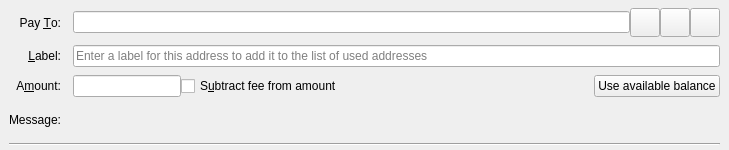
<?xml version="1.0" encoding="UTF-8"?>
<ui version="4.0">
 <class>SendCoinsEntry</class>
 <widget class="QStackedWidget" name="SendCoinsEntry">
  <property name="geometry">
   <rect>
    <x>0</x>
    <y>0</y>
    <width>729</width>
    <height>150</height>
   </rect>
  </property>
  <property name="focusPolicy">
   <enum>Qt::TabFocus</enum>
  </property>
  <property name="autoFillBackground">
   <bool>false</bool>
  </property>
  <widget class="QFrame" name="SendCoins">
   <property name="frameShape">
    <enum>QFrame::NoFrame</enum>
   </property>
   <layout class="QGridLayout" name="gridLayout">
    <property name="topMargin">
     <number>8</number>
    </property>
    <property name="bottomMargin">
     <number>4</number>
    </property>
    <property name="horizontalSpacing">
     <number>12</number>
    </property>
    <property name="verticalSpacing">
     <number>8</number>
    </property>
    <item row="0" column="0">
     <widget class="QLabel" name="payToLabel">
      <property name="text">
       <string>Pay &amp;To:</string>
      </property>
      <property name="alignment">
       <set>Qt::AlignRight|Qt::AlignTrailing|Qt::AlignVCenter</set>
      </property>
      <property name="buddy">
       <cstring>payTo</cstring>
      </property>
     </widget>
    </item>
    <item row="0" column="1">
     <layout class="QHBoxLayout" name="payToLayout">
      <property name="spacing">
       <number>0</number>
      </property>
      <item>
       <widget class="QValidatedLineEdit" name="payTo">
        <property name="toolTip">
         <string>The Mundoteam address to send the payment to</string>
        </property>
       </widget>
      </item>
      <item>
       <widget class="QToolButton" name="addressBookButton">
        <property name="toolTip">
         <string>Choose previously used address</string>
        </property>
        <property name="text">
         <string/>
        </property>
        <property name="icon">
         <iconset resource="../bitcoin.qrc">
          <normaloff>:/icons/address-book</normaloff>:/icons/address-book</iconset>
        </property>
        <property name="iconSize">
         <size>
          <width>22</width>
          <height>22</height>
         </size>
        </property>
        <property name="shortcut">
         <string>Alt+A</string>
        </property>
       </widget>
      </item>
      <item>
       <widget class="QToolButton" name="pasteButton">
        <property name="toolTip">
         <string>Paste address from clipboard</string>
        </property>
        <property name="text">
         <string/>
        </property>
        <property name="icon">
         <iconset resource="../bitcoin.qrc">
          <normaloff>:/icons/editpaste</normaloff>:/icons/editpaste</iconset>
        </property>
        <property name="iconSize">
         <size>
          <width>22</width>
          <height>22</height>
         </size>
        </property>
        <property name="shortcut">
         <string>Alt+P</string>
        </property>
       </widget>
      </item>
      <item>
       <widget class="QToolButton" name="deleteButton">
        <property name="toolTip">
         <string>Remove this entry</string>
        </property>
        <property name="text">
         <string/>
        </property>
        <property name="icon">
         <iconset resource="../bitcoin.qrc">
          <normaloff>:/icons/remove</normaloff>:/icons/remove</iconset>
        </property>
        <property name="iconSize">
         <size>
          <width>22</width>
          <height>22</height>
         </size>
        </property>
       </widget>
      </item>
     </layout>
    </item>
    <item row="1" column="0">
     <widget class="QLabel" name="labellLabel">
      <property name="text">
       <string>&amp;Label:</string>
      </property>
      <property name="alignment">
       <set>Qt::AlignRight|Qt::AlignTrailing|Qt::AlignVCenter</set>
      </property>
      <property name="buddy">
       <cstring>addAsLabel</cstring>
      </property>
     </widget>
    </item>
    <item row="1" column="1">
     <widget class="QLineEdit" name="addAsLabel">
      <property name="toolTip">
       <string>Enter a label for this address to add it to the list of used addresses</string>
      </property>
      <property name="placeholderText">
       <string>Enter a label for this address to add it to the list of used addresses</string>
      </property>
     </widget>
    </item>
    <item row="2" column="0">
     <widget class="QLabel" name="amountLabel">
      <property name="text">
       <string>A&amp;mount:</string>
      </property>
      <property name="alignment">
       <set>Qt::AlignRight|Qt::AlignTrailing|Qt::AlignVCenter</set>
      </property>
      <property name="buddy">
       <cstring>payAmount</cstring>
      </property>
     </widget>
    </item>
    <item row="2" column="1">
     <layout class="QHBoxLayout" name="horizontalLayoutAmount" stretch="0,1,0">
      <item>
       <widget class="BitcoinAmountField" name="payAmount">
         <property name="toolTip">
          <string>The amount to send in the selected unit</string>
         </property>
       </widget>
      </item>
      <item>
       <widget class="QCheckBox" name="checkboxSubtractFeeFromAmount">
        <property name="toolTip">
         <string>The fee will be deducted from the amount being sent. The recipient will receive less mundoteams than you enter in the amount field. If multiple recipients are selected, the fee is split equally.</string>
        </property>
        <property name="text">
         <string>S&amp;ubtract fee from amount</string>
        </property>
       </widget>
      </item>
      <item>
       <widget class="QPushButton" name="useAvailableBalanceButton">
        <property name="text">
         <string>Use available balance</string>
        </property>
       </widget>
      </item>
     </layout>
    </item>
    <item row="3" column="0">
     <widget class="QLabel" name="messageLabel">
      <property name="text">
       <string>Message:</string>
      </property>
      <property name="alignment">
       <set>Qt::AlignRight|Qt::AlignTrailing|Qt::AlignVCenter</set>
      </property>
     </widget>
    </item>
    <item row="3" column="1">
     <widget class="QLabel" name="messageTextLabel">
      <property name="toolTip">
       <string>A message that was attached to the mundoteam: URI which will be stored with the transaction for your reference. Note: This message will not be sent over the Mundoteam network.</string>
      </property>
      <property name="textFormat">
       <enum>Qt::PlainText</enum>
      </property>
     </widget>
    </item>
    <item row="4" column="0" colspan="2">
     <widget class="Line" name="line">
      <property name="orientation">
       <enum>Qt::Horizontal</enum>
      </property>
     </widget>
    </item>
   </layout>
  </widget>
  <widget class="QFrame" name="SendCoins_UnauthenticatedPaymentRequest">
   <property name="palette">
    <palette>
     <active>
      <colorrole role="WindowText">
       <brush brushstyle="SolidPattern">
        <color alpha="255">
         <red>0</red>
         <green>0</green>
         <blue>0</blue>
        </color>
       </brush>
      </colorrole>
      <colorrole role="Button">
       <brush brushstyle="SolidPattern">
        <color alpha="255">
         <red>255</red>
         <green>255</green>
         <blue>127</blue>
        </color>
       </brush>
      </colorrole>
      <colorrole role="Light">
       <brush brushstyle="SolidPattern">
        <color alpha="255">
         <red>255</red>
         <green>255</green>
         <blue>255</blue>
        </color>
       </brush>
      </colorrole>
      <colorrole role="Midlight">
       <brush brushstyle="SolidPattern">
        <color alpha="255">
         <red>255</red>
         <green>255</green>
         <blue>191</blue>
        </color>
       </brush>
      </colorrole>
      <colorrole role="Dark">
       <brush brushstyle="SolidPattern">
        <color alpha="255">
         <red>127</red>
         <green>127</green>
         <blue>63</blue>
        </color>
       </brush>
      </colorrole>
      <colorrole role="Mid">
       <brush brushstyle="SolidPattern">
        <color alpha="255">
         <red>170</red>
         <green>170</green>
         <blue>84</blue>
        </color>
       </brush>
      </colorrole>
      <colorrole role="Text">
       <brush brushstyle="SolidPattern">
        <color alpha="255">
         <red>0</red>
         <green>0</green>
         <blue>0</blue>
        </color>
       </brush>
      </colorrole>
      <colorrole role="BrightText">
       <brush brushstyle="SolidPattern">
        <color alpha="255">
         <red>255</red>
         <green>255</green>
         <blue>255</blue>
        </color>
       </brush>
      </colorrole>
      <colorrole role="ButtonText">
       <brush brushstyle="SolidPattern">
        <color alpha="255">
         <red>0</red>
         <green>0</green>
         <blue>0</blue>
        </color>
       </brush>
      </colorrole>
      <colorrole role="Base">
       <brush brushstyle="SolidPattern">
        <color alpha="255">
         <red>255</red>
         <green>255</green>
         <blue>255</blue>
        </color>
       </brush>
      </colorrole>
      <colorrole role="Window">
       <brush brushstyle="SolidPattern">
        <color alpha="255">
         <red>255</red>
         <green>255</green>
         <blue>127</blue>
        </color>
       </brush>
      </colorrole>
      <colorrole role="Shadow">
       <brush brushstyle="SolidPattern">
        <color alpha="255">
         <red>0</red>
         <green>0</green>
         <blue>0</blue>
        </color>
       </brush>
      </colorrole>
      <colorrole role="AlternateBase">
       <brush brushstyle="SolidPattern">
        <color alpha="255">
         <red>255</red>
         <green>255</green>
         <blue>191</blue>
        </color>
       </brush>
      </colorrole>
      <colorrole role="ToolTipBase">
       <brush brushstyle="SolidPattern">
        <color alpha="255">
         <red>255</red>
         <green>255</green>
         <blue>220</blue>
        </color>
       </brush>
      </colorrole>
      <colorrole role="ToolTipText">
       <brush brushstyle="SolidPattern">
        <color alpha="255">
         <red>0</red>
         <green>0</green>
         <blue>0</blue>
        </color>
       </brush>
      </colorrole>
     </active>
     <inactive>
      <colorrole role="WindowText">
       <brush brushstyle="SolidPattern">
        <color alpha="255">
         <red>0</red>
         <green>0</green>
         <blue>0</blue>
        </color>
       </brush>
      </colorrole>
      <colorrole role="Button">
       <brush brushstyle="SolidPattern">
        <color alpha="255">
         <red>255</red>
         <green>255</green>
         <blue>127</blue>
        </color>
       </brush>
      </colorrole>
      <colorrole role="Light">
       <brush brushstyle="SolidPattern">
        <color alpha="255">
         <red>255</red>
         <green>255</green>
         <blue>255</blue>
        </color>
       </brush>
      </colorrole>
      <colorrole role="Midlight">
       <brush brushstyle="SolidPattern">
        <color alpha="255">
         <red>255</red>
         <green>255</green>
         <blue>191</blue>
        </color>
       </brush>
      </colorrole>
      <colorrole role="Dark">
       <brush brushstyle="SolidPattern">
        <color alpha="255">
         <red>127</red>
         <green>127</green>
         <blue>63</blue>
        </color>
       </brush>
      </colorrole>
      <colorrole role="Mid">
       <brush brushstyle="SolidPattern">
        <color alpha="255">
         <red>170</red>
         <green>170</green>
         <blue>84</blue>
        </color>
       </brush>
      </colorrole>
      <colorrole role="Text">
       <brush brushstyle="SolidPattern">
        <color alpha="255">
         <red>0</red>
         <green>0</green>
         <blue>0</blue>
        </color>
       </brush>
      </colorrole>
      <colorrole role="BrightText">
       <brush brushstyle="SolidPattern">
        <color alpha="255">
         <red>255</red>
         <green>255</green>
         <blue>255</blue>
        </color>
       </brush>
      </colorrole>
      <colorrole role="ButtonText">
       <brush brushstyle="SolidPattern">
        <color alpha="255">
         <red>0</red>
         <green>0</green>
         <blue>0</blue>
        </color>
       </brush>
      </colorrole>
      <colorrole role="Base">
       <brush brushstyle="SolidPattern">
        <color alpha="255">
         <red>255</red>
         <green>255</green>
         <blue>255</blue>
        </color>
       </brush>
      </colorrole>
      <colorrole role="Window">
       <brush brushstyle="SolidPattern">
        <color alpha="255">
         <red>255</red>
         <green>255</green>
         <blue>127</blue>
        </color>
       </brush>
      </colorrole>
      <colorrole role="Shadow">
       <brush brushstyle="SolidPattern">
        <color alpha="255">
         <red>0</red>
         <green>0</green>
         <blue>0</blue>
        </color>
       </brush>
      </colorrole>
      <colorrole role="AlternateBase">
       <brush brushstyle="SolidPattern">
        <color alpha="255">
         <red>255</red>
         <green>255</green>
         <blue>191</blue>
        </color>
       </brush>
      </colorrole>
      <colorrole role="ToolTipBase">
       <brush brushstyle="SolidPattern">
        <color alpha="255">
         <red>255</red>
         <green>255</green>
         <blue>220</blue>
        </color>
       </brush>
      </colorrole>
      <colorrole role="ToolTipText">
       <brush brushstyle="SolidPattern">
        <color alpha="255">
         <red>0</red>
         <green>0</green>
         <blue>0</blue>
        </color>
       </brush>
      </colorrole>
     </inactive>
     <disabled>
      <colorrole role="WindowText">
       <brush brushstyle="SolidPattern">
        <color alpha="255">
         <red>127</red>
         <green>127</green>
         <blue>63</blue>
        </color>
       </brush>
      </colorrole>
      <colorrole role="Button">
       <brush brushstyle="SolidPattern">
        <color alpha="255">
         <red>255</red>
         <green>255</green>
         <blue>127</blue>
        </color>
       </brush>
      </colorrole>
      <colorrole role="Light">
       <brush brushstyle="SolidPattern">
        <color alpha="255">
         <red>255</red>
         <green>255</green>
         <blue>255</blue>
        </color>
       </brush>
      </colorrole>
      <colorrole role="Midlight">
       <brush brushstyle="SolidPattern">
        <color alpha="255">
         <red>255</red>
         <green>255</green>
         <blue>191</blue>
        </color>
       </brush>
      </colorrole>
      <colorrole role="Dark">
       <brush brushstyle="SolidPattern">
        <color alpha="255">
         <red>127</red>
         <green>127</green>
         <blue>63</blue>
        </color>
       </brush>
      </colorrole>
      <colorrole role="Mid">
       <brush brushstyle="SolidPattern">
        <color alpha="255">
         <red>170</red>
         <green>170</green>
         <blue>84</blue>
        </color>
       </brush>
      </colorrole>
      <colorrole role="Text">
       <brush brushstyle="SolidPattern">
        <color alpha="255">
         <red>127</red>
         <green>127</green>
         <blue>63</blue>
        </color>
       </brush>
      </colorrole>
      <colorrole role="BrightText">
       <brush brushstyle="SolidPattern">
        <color alpha="255">
         <red>255</red>
         <green>255</green>
         <blue>255</blue>
        </color>
       </brush>
      </colorrole>
      <colorrole role="ButtonText">
       <brush brushstyle="SolidPattern">
        <color alpha="255">
         <red>127</red>
         <green>127</green>
         <blue>63</blue>
        </color>
       </brush>
      </colorrole>
      <colorrole role="Base">
       <brush brushstyle="SolidPattern">
        <color alpha="255">
         <red>255</red>
         <green>255</green>
         <blue>127</blue>
        </color>
       </brush>
      </colorrole>
      <colorrole role="Window">
       <brush brushstyle="SolidPattern">
        <color alpha="255">
         <red>255</red>
         <green>255</green>
         <blue>127</blue>
        </color>
       </brush>
      </colorrole>
      <colorrole role="Shadow">
       <brush brushstyle="SolidPattern">
        <color alpha="255">
         <red>0</red>
         <green>0</green>
         <blue>0</blue>
        </color>
       </brush>
      </colorrole>
      <colorrole role="AlternateBase">
       <brush brushstyle="SolidPattern">
        <color alpha="255">
         <red>255</red>
         <green>255</green>
         <blue>127</blue>
        </color>
       </brush>
      </colorrole>
      <colorrole role="ToolTipBase">
       <brush brushstyle="SolidPattern">
        <color alpha="255">
         <red>255</red>
         <green>255</green>
         <blue>220</blue>
        </color>
       </brush>
      </colorrole>
      <colorrole role="ToolTipText">
       <brush brushstyle="SolidPattern">
        <color alpha="255">
         <red>0</red>
         <green>0</green>
         <blue>0</blue>
        </color>
       </brush>
      </colorrole>
     </disabled>
    </palette>
   </property>
   <property name="toolTip">
    <string>This is an unauthenticated payment request.</string>
   </property>
   <property name="autoFillBackground">
    <bool>true</bool>
   </property>
   <property name="frameShape">
    <enum>QFrame::NoFrame</enum>
   </property>
   <layout class="QGridLayout" name="gridLayout_is">
    <property name="spacing">
     <number>12</number>
    </property>
    <item row="0" column="0">
     <widget class="QLabel" name="payToLabel_is">
      <property name="text">
       <string>Pay To:</string>
      </property>
      <property name="alignment">
       <set>Qt::AlignRight|Qt::AlignTrailing|Qt::AlignVCenter</set>
      </property>
     </widget>
    </item>
    <item row="0" column="1">
     <layout class="QHBoxLayout" name="payToLayout_is">
      <property name="spacing">
       <number>0</number>
      </property>
      <item>
       <widget class="QLabel" name="payTo_is"/>
      </item>
      <item>
       <widget class="QToolButton" name="deleteButton_is">
        <property name="toolTip">
         <string>Remove this entry</string>
        </property>
        <property name="text">
         <string/>
        </property>
        <property name="icon">
         <iconset resource="../bitcoin.qrc">
          <normaloff>:/icons/remove</normaloff>:/icons/remove</iconset>
        </property>
       </widget>
      </item>
     </layout>
    </item>
    <item row="1" column="0">
     <widget class="QLabel" name="memoLabel_is">
      <property name="text">
       <string>Memo:</string>
      </property>
      <property name="alignment">
       <set>Qt::AlignRight|Qt::AlignTrailing|Qt::AlignVCenter</set>
      </property>
     </widget>
    </item>
    <item row="1" column="1">
     <widget class="QLabel" name="memoTextLabel_is">
      <property name="textFormat">
       <enum>Qt::PlainText</enum>
      </property>
     </widget>
    </item>
    <item row="2" column="0">
     <widget class="QLabel" name="amountLabel_is">
      <property name="text">
       <string>A&amp;mount:</string>
      </property>
      <property name="alignment">
       <set>Qt::AlignRight|Qt::AlignTrailing|Qt::AlignVCenter</set>
      </property>
      <property name="buddy">
       <cstring>payAmount_is</cstring>
      </property>
     </widget>
    </item>
    <item row="2" column="1">
     <widget class="BitcoinAmountField" name="payAmount_is">
      <property name="acceptDrops">
       <bool>false</bool>
      </property>
     </widget>
    </item>
   </layout>
  </widget>
  <widget class="QFrame" name="SendCoins_AuthenticatedPaymentRequest">
   <property name="palette">
    <palette>
     <active>
      <colorrole role="WindowText">
       <brush brushstyle="SolidPattern">
        <color alpha="255">
         <red>0</red>
         <green>0</green>
         <blue>0</blue>
        </color>
       </brush>
      </colorrole>
      <colorrole role="Button">
       <brush brushstyle="SolidPattern">
        <color alpha="255">
         <red>140</red>
         <green>232</green>
         <blue>119</blue>
        </color>
       </brush>
      </colorrole>
      <colorrole role="Light">
       <brush brushstyle="SolidPattern">
        <color alpha="255">
         <red>230</red>
         <green>255</green>
         <blue>224</blue>
        </color>
       </brush>
      </colorrole>
      <colorrole role="Midlight">
       <brush brushstyle="SolidPattern">
        <color alpha="255">
         <red>185</red>
         <green>243</green>
         <blue>171</blue>
        </color>
       </brush>
      </colorrole>
      <colorrole role="Dark">
       <brush brushstyle="SolidPattern">
        <color alpha="255">
         <red>70</red>
         <green>116</green>
         <blue>59</blue>
        </color>
       </brush>
      </colorrole>
      <colorrole role="Mid">
       <brush brushstyle="SolidPattern">
        <color alpha="255">
         <red>93</red>
         <green>155</green>
         <blue>79</blue>
        </color>
       </brush>
      </colorrole>
      <colorrole role="Text">
       <brush brushstyle="SolidPattern">
        <color alpha="255">
         <red>0</red>
         <green>0</green>
         <blue>0</blue>
        </color>
       </brush>
      </colorrole>
      <colorrole role="BrightText">
       <brush brushstyle="SolidPattern">
        <color alpha="255">
         <red>155</red>
         <green>255</green>
         <blue>147</blue>
        </color>
       </brush>
      </colorrole>
      <colorrole role="ButtonText">
       <brush brushstyle="SolidPattern">
        <color alpha="255">
         <red>0</red>
         <green>0</green>
         <blue>0</blue>
        </color>
       </brush>
      </colorrole>
      <colorrole role="Base">
       <brush brushstyle="SolidPattern">
        <color alpha="255">
         <red>119</red>
         <green>255</green>
         <blue>233</blue>
        </color>
       </brush>
      </colorrole>
      <colorrole role="Window">
       <brush brushstyle="SolidPattern">
        <color alpha="255">
         <red>140</red>
         <green>232</green>
         <blue>119</blue>
        </color>
       </brush>
      </colorrole>
      <colorrole role="Shadow">
       <brush brushstyle="SolidPattern">
        <color alpha="255">
         <red>0</red>
         <green>0</green>
         <blue>0</blue>
        </color>
       </brush>
      </colorrole>
      <colorrole role="AlternateBase">
       <brush brushstyle="SolidPattern">
        <color alpha="255">
         <red>197</red>
         <green>243</green>
         <blue>187</blue>
        </color>
       </brush>
      </colorrole>
      <colorrole role="NoRole">
       <brush brushstyle="SolidPattern">
        <color alpha="255">
         <red>125</red>
         <green>194</green>
         <blue>122</blue>
        </color>
       </brush>
      </colorrole>
      <colorrole role="ToolTipBase">
       <brush brushstyle="SolidPattern">
        <color alpha="255">
         <red>255</red>
         <green>255</green>
         <blue>220</blue>
        </color>
       </brush>
      </colorrole>
      <colorrole role="ToolTipText">
       <brush brushstyle="SolidPattern">
        <color alpha="255">
         <red>0</red>
         <green>0</green>
         <blue>0</blue>
        </color>
       </brush>
      </colorrole>
     </active>
     <inactive>
      <colorrole role="WindowText">
       <brush brushstyle="SolidPattern">
        <color alpha="255">
         <red>0</red>
         <green>0</green>
         <blue>0</blue>
        </color>
       </brush>
      </colorrole>
      <colorrole role="Button">
       <brush brushstyle="SolidPattern">
        <color alpha="255">
         <red>140</red>
         <green>232</green>
         <blue>119</blue>
        </color>
       </brush>
      </colorrole>
      <colorrole role="Light">
       <brush brushstyle="SolidPattern">
        <color alpha="255">
         <red>230</red>
         <green>255</green>
         <blue>224</blue>
        </color>
       </brush>
      </colorrole>
      <colorrole role="Midlight">
       <brush brushstyle="SolidPattern">
        <color alpha="255">
         <red>185</red>
         <green>243</green>
         <blue>171</blue>
        </color>
       </brush>
      </colorrole>
      <colorrole role="Dark">
       <brush brushstyle="SolidPattern">
        <color alpha="255">
         <red>70</red>
         <green>116</green>
         <blue>59</blue>
        </color>
       </brush>
      </colorrole>
      <colorrole role="Mid">
       <brush brushstyle="SolidPattern">
        <color alpha="255">
         <red>93</red>
         <green>155</green>
         <blue>79</blue>
        </color>
       </brush>
      </colorrole>
      <colorrole role="Text">
       <brush brushstyle="SolidPattern">
        <color alpha="255">
         <red>0</red>
         <green>0</green>
         <blue>0</blue>
        </color>
       </brush>
      </colorrole>
      <colorrole role="BrightText">
       <brush brushstyle="SolidPattern">
        <color alpha="255">
         <red>155</red>
         <green>255</green>
         <blue>147</blue>
        </color>
       </brush>
      </colorrole>
      <colorrole role="ButtonText">
       <brush brushstyle="SolidPattern">
        <color alpha="255">
         <red>0</red>
         <green>0</green>
         <blue>0</blue>
        </color>
       </brush>
      </colorrole>
      <colorrole role="Base">
       <brush brushstyle="SolidPattern">
        <color alpha="255">
         <red>119</red>
         <green>255</green>
         <blue>233</blue>
        </color>
       </brush>
      </colorrole>
      <colorrole role="Window">
       <brush brushstyle="SolidPattern">
        <color alpha="255">
         <red>140</red>
         <green>232</green>
         <blue>119</blue>
        </color>
       </brush>
      </colorrole>
      <colorrole role="Shadow">
       <brush brushstyle="SolidPattern">
        <color alpha="255">
         <red>0</red>
         <green>0</green>
         <blue>0</blue>
        </color>
       </brush>
      </colorrole>
      <colorrole role="AlternateBase">
       <brush brushstyle="SolidPattern">
        <color alpha="255">
         <red>197</red>
         <green>243</green>
         <blue>187</blue>
        </color>
       </brush>
      </colorrole>
      <colorrole role="NoRole">
       <brush brushstyle="SolidPattern">
        <color alpha="255">
         <red>125</red>
         <green>194</green>
         <blue>122</blue>
        </color>
       </brush>
      </colorrole>
      <colorrole role="ToolTipBase">
       <brush brushstyle="SolidPattern">
        <color alpha="255">
         <red>255</red>
         <green>255</green>
         <blue>220</blue>
        </color>
       </brush>
      </colorrole>
      <colorrole role="ToolTipText">
       <brush brushstyle="SolidPattern">
        <color alpha="255">
         <red>0</red>
         <green>0</green>
         <blue>0</blue>
        </color>
       </brush>
      </colorrole>
     </inactive>
     <disabled>
      <colorrole role="WindowText">
       <brush brushstyle="SolidPattern">
        <color alpha="255">
         <red>70</red>
         <green>116</green>
         <blue>59</blue>
        </color>
       </brush>
      </colorrole>
      <colorrole role="Button">
       <brush brushstyle="SolidPattern">
        <color alpha="255">
         <red>140</red>
         <green>232</green>
         <blue>119</blue>
        </color>
       </brush>
      </colorrole>
      <colorrole role="Light">
       <brush brushstyle="SolidPattern">
        <color alpha="255">
         <red>230</red>
         <green>255</green>
         <blue>224</blue>
        </color>
       </brush>
      </colorrole>
      <colorrole role="Midlight">
       <brush brushstyle="SolidPattern">
        <color alpha="255">
         <red>185</red>
         <green>243</green>
         <blue>171</blue>
        </color>
       </brush>
      </colorrole>
      <colorrole role="Dark">
       <brush brushstyle="SolidPattern">
        <color alpha="255">
         <red>70</red>
         <green>116</green>
         <blue>59</blue>
        </color>
       </brush>
      </colorrole>
      <colorrole role="Mid">
       <brush brushstyle="SolidPattern">
        <color alpha="255">
         <red>93</red>
         <green>155</green>
         <blue>79</blue>
        </color>
       </brush>
      </colorrole>
      <colorrole role="Text">
       <brush brushstyle="SolidPattern">
        <color alpha="255">
         <red>70</red>
         <green>116</green>
         <blue>59</blue>
        </color>
       </brush>
      </colorrole>
      <colorrole role="BrightText">
       <brush brushstyle="SolidPattern">
        <color alpha="255">
         <red>155</red>
         <green>255</green>
         <blue>147</blue>
        </color>
       </brush>
      </colorrole>
      <colorrole role="ButtonText">
       <brush brushstyle="SolidPattern">
        <color alpha="255">
         <red>70</red>
         <green>116</green>
         <blue>59</blue>
        </color>
       </brush>
      </colorrole>
      <colorrole role="Base">
       <brush brushstyle="SolidPattern">
        <color alpha="255">
         <red>140</red>
         <green>232</green>
         <blue>119</blue>
        </color>
       </brush>
      </colorrole>
      <colorrole role="Window">
       <brush brushstyle="SolidPattern">
        <color alpha="255">
         <red>140</red>
         <green>232</green>
         <blue>119</blue>
        </color>
       </brush>
      </colorrole>
      <colorrole role="Shadow">
       <brush brushstyle="SolidPattern">
        <color alpha="255">
         <red>0</red>
         <green>0</green>
         <blue>0</blue>
        </color>
       </brush>
      </colorrole>
      <colorrole role="AlternateBase">
       <brush brushstyle="SolidPattern">
        <color alpha="255">
         <red>140</red>
         <green>232</green>
         <blue>119</blue>
        </color>
       </brush>
      </colorrole>
      <colorrole role="NoRole">
       <brush brushstyle="SolidPattern">
        <color alpha="255">
         <red>125</red>
         <green>194</green>
         <blue>122</blue>
        </color>
       </brush>
      </colorrole>
      <colorrole role="ToolTipBase">
       <brush brushstyle="SolidPattern">
        <color alpha="255">
         <red>255</red>
         <green>255</green>
         <blue>220</blue>
        </color>
       </brush>
      </colorrole>
      <colorrole role="ToolTipText">
       <brush brushstyle="SolidPattern">
        <color alpha="255">
         <red>0</red>
         <green>0</green>
         <blue>0</blue>
        </color>
       </brush>
      </colorrole>
     </disabled>
    </palette>
   </property>
   <property name="toolTip">
    <string>This is an authenticated payment request.</string>
   </property>
   <property name="autoFillBackground">
    <bool>true</bool>
   </property>
   <property name="frameShape">
    <enum>QFrame::NoFrame</enum>
   </property>
   <layout class="QGridLayout" name="gridLayout_s">
    <property name="spacing">
     <number>12</number>
    </property>
    <item row="0" column="0">
     <widget class="QLabel" name="payToLabel_s">
      <property name="text">
       <string>Pay To:</string>
      </property>
      <property name="alignment">
       <set>Qt::AlignRight|Qt::AlignTrailing|Qt::AlignVCenter</set>
      </property>
     </widget>
    </item>
    <item row="0" column="1">
     <layout class="QHBoxLayout" name="payToLayout_s">
      <property name="spacing">
       <number>0</number>
      </property>
      <item>
       <widget class="QLabel" name="payTo_s">
        <property name="textFormat">
         <enum>Qt::PlainText</enum>
        </property>
       </widget>
      </item>
      <item>
       <widget class="QToolButton" name="deleteButton_s">
        <property name="toolTip">
         <string>Remove this entry</string>
        </property>
        <property name="text">
         <string/>
        </property>
        <property name="icon">
         <iconset resource="../bitcoin.qrc">
          <normaloff>:/icons/remove</normaloff>:/icons/remove</iconset>
        </property>
       </widget>
      </item>
     </layout>
    </item>
    <item row="1" column="0">
     <widget class="QLabel" name="memoLabel_s">
      <property name="text">
       <string>Memo:</string>
      </property>
      <property name="alignment">
       <set>Qt::AlignRight|Qt::AlignTrailing|Qt::AlignVCenter</set>
      </property>
     </widget>
    </item>
    <item row="1" column="1">
     <widget class="QLabel" name="memoTextLabel_s">
      <property name="textFormat">
       <enum>Qt::PlainText</enum>
      </property>
     </widget>
    </item>
    <item row="2" column="0">
     <widget class="QLabel" name="amountLabel_s">
      <property name="text">
       <string>A&amp;mount:</string>
      </property>
      <property name="alignment">
       <set>Qt::AlignRight|Qt::AlignTrailing|Qt::AlignVCenter</set>
      </property>
      <property name="buddy">
       <cstring>payAmount_s</cstring>
      </property>
     </widget>
    </item>
    <item row="2" column="1">
     <widget class="BitcoinAmountField" name="payAmount_s">
      <property name="acceptDrops">
       <bool>false</bool>
      </property>
     </widget>
    </item>
   </layout>
  </widget>
 </widget>
 <customwidgets>
  <customwidget>
   <class>QValidatedLineEdit</class>
   <extends>QLineEdit</extends>
   <header>qt/qvalidatedlineedit.h</header>
  </customwidget>
  <customwidget>
   <class>BitcoinAmountField</class>
   <extends>QLineEdit</extends>
   <header>qt/bitcoinamountfield.h</header>
  </customwidget>
 </customwidgets>
 <tabstops>
  <tabstop>payTo</tabstop>
  <tabstop>addressBookButton</tabstop>
  <tabstop>pasteButton</tabstop>
  <tabstop>deleteButton</tabstop>
  <tabstop>addAsLabel</tabstop>
  <tabstop>payAmount</tabstop>
  <tabstop>payAmount_is</tabstop>
  <tabstop>deleteButton_is</tabstop>
  <tabstop>payAmount_s</tabstop>
  <tabstop>deleteButton_s</tabstop>
 </tabstops>
 <resources>
  <include location="../bitcoin.qrc"/>
 </resources>
 <connections/>
</ui>
